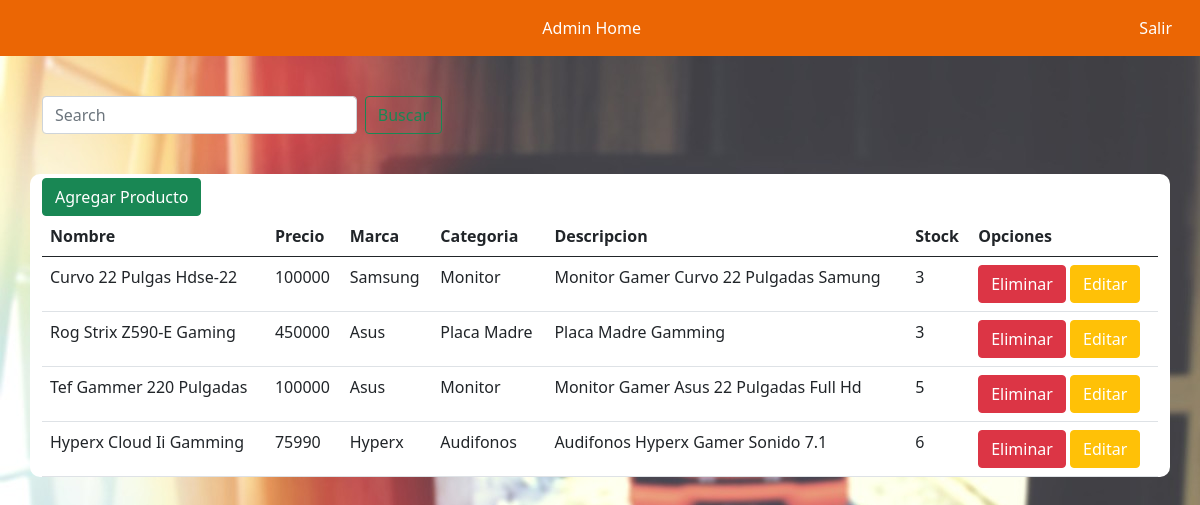
Screenshot of /productos/listar-productos/ (signed in) with the database file from the repository.
### producto/models.py (models this page shows, shortened)
class Producto(models.Model):
    id_producto = models.AutoField(primary_key=True)
    nombre = models.CharField(max_length=50)
    descripcion = models.TextField(max_length=70)
    imagen = models.ImageField(upload_to="productos", null=True)
    precio = models.IntegerField()
    id_categoria = models.ForeignKey(Categoria, on_delete=models.CASCADE)
    id_proveedor = models.ForeignKey(Proveedor, on_delete=models.CASCADE)
    stock = models.IntegerField(null = True)

class Proveedor(models.Model):
    id_proveedor = models.AutoField(primary_key=True)
    rut          = models.CharField(max_length=12, null=True)
    nombre       = models.CharField(max_length=50, null=False)
    id_pais      = models.ForeignKey(Pais, on_delete=models.CASCADE)
    def __str__(self):
        return self.nombre

class Categoria(models.Model):
    id_categoria = models.AutoField(primary_key=True)
    descripcion = models.CharField(max_length=30)
    def __str__(self):
        return self.descripcion

### producto/views.py (the view)
# urls.py: path('listar-productos/', listar_productos, name="listar_productos"),
def listar_productos(request):
    busqueda = request.GET.get("buscar")
    productos = Producto.objects.all()
    if busqueda:
        productos = Producto.objects.filter(
            Q(nombre__icontains = busqueda) |
            Q(descripcion__icontains = busqueda)
        ).distinct()
    if request.user.is_staff:
        return render(request, 'producto/listaProducto.html', {'entity':productos})
    else:
        return render(request,'acceso-denegado.html')

### carrito/context_processor.py (called while the page is built)
def importe_total_carro(request):
    total=0
    if 'carro' in request.session:
        for key, value in request.session["carro"].items():
            total=total+(float(value["precio"]))
    return {"importe_total_carro":total}

### producto/templates/producto/listaProducto.html (shortened to what this page needs)
{% extends 'baseadmin.html' %}
{% load crispy_forms_tags %}
{% load static %}
{% block body %}
<div class="container-sm">
    <form class="d-flex" id="barraBusqueda" method="GET">
        <input class="form-control me-2" type="search" placeholder="Search" aria-label="Search" name="buscar"
            value="{{request.GET.buscar}}">
        <button class="btn btn-outline-success" type="submit">Buscar</button>
    </form>
</div>
<div class="container-sm" id="producto">
    <button type="button" class="btn btn-success mt-1"><a href="{% url 'agregar_producto' %}">Agregar Producto</a></button>
    <table class="table">
        <thead>
            <tr>
                <th scope="col">Nombre</th>
                <th scope="col">Precio</th>
                <th scope="col">Marca</th>
                <th scope="col">Categoria</th>
                <th scope="col">Descripcion</th>
                <th scope="col">Stock</th>
                <th scope="col">Opciones</th>
            </tr>
        </thead>
        <tbody>
            {% for p in entity %}
            <tr>
                <td>{{ p.nombre | title }}</td>
                <td>{{ p.precio | title }}</td>
                <td>{{ p.id_proveedor | title }}</td>
                <td>{{ p.id_categoria | title }}</td>
                <td>{{ p.descripcion | title }}</td>
                <td>{{ p.stock | title }}</td>
                <td>
                    <button type="button" class="btn btn-danger"><a
                            href="#" id="clickMe" onclick="AlertEliminarProducto({{ p.id_producto }});">Eliminar</a>
                    </button>
                    <button type="button" class="btn btn-warning"><a
                            href="{% url 'modificar_producto' p.id_producto %}">Editar</a>
                    </button>
                </td>
            </tr>
            {% endfor %}
        </tbody>
    </table>
</div>
{% endblock %}

### static/css/admin.css (style rules this page uses)
body { background: white url("../imagenes/fondo.jpg") ; }
.btn a { text-decoration: none; color: white; }
#producto { background-color: white; border-radius: 10px; margin-top: 40px; }
#barraBusqueda { width: 400px; margin-top: 40px; }

### rows the page displays
Producto: nombre "Curvo 22 Pulgas Hdse-22", precio "100000", id_proveedor "Samsung", id_categoria "Monitor", descripcion "Monitor Gamer Curvo 22 Pulgadas Samung", stock "3"
Producto: nombre "Rog Strix Z590-E Gaming", precio "450000", id_proveedor "Asus", id_categoria "Placa Madre", descripcion "Placa Madre Gamming", stock "3"
Producto: nombre "Tef Gammer 220 Pulgadas", precio "100000", id_proveedor "Asus", id_categoria "Monitor", descripcion "Monitor Gamer Asus 22 Pulgadas Full Hd", stock "5"
Producto: nombre "Hyperx Cloud Ii Gamming", precio "75990", id_proveedor "Hyperx", id_categoria "Audifonos", descripcion "Audifonos Hyperx Gamer Sonido 7.1", stock "6"
